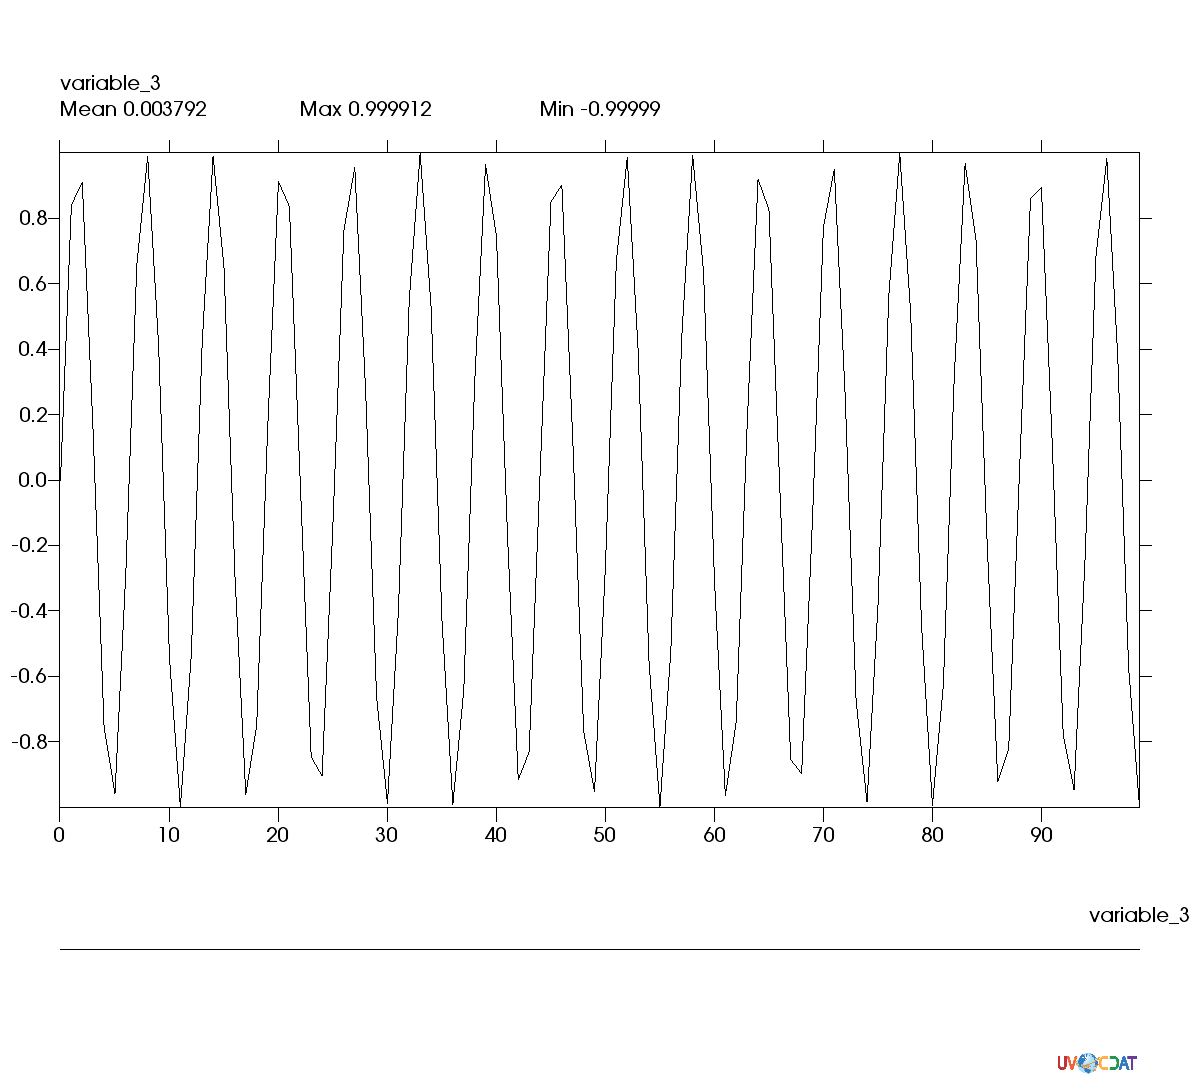

Here is the Python script that generated this plot:

import vcs,numpy,os,sys
src=sys.argv[1]
pth = os.path.join(os.path.dirname(__file__),"..")
sys.path.append(pth)
import checkimage

x=vcs.init()
x.setantialiasing(0)
x.drawlogooff()
x.setbgoutputdimensions(1200,1091,units="pixels")

d = numpy.sin(numpy.arange(100))

b = x.createboxfill()

x.plot(d,b,bg=1)


fnm = "test_1d_in_boxfill.png"
x.png(fnm)

print "fnm:",fnm
print "src:",src
ret = checkimage.check_result_image(fnm,src,checkimage.defaultThreshold)
x.close()
sys.exit(ret)
